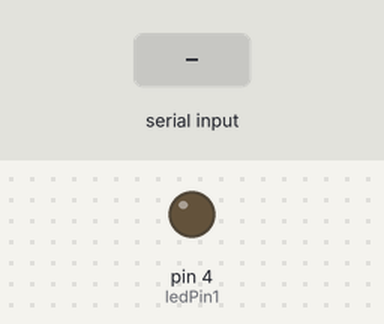
Recording of a sketch running on a simulated Arduino Uno, built with avr-gcc and run on an emulated ATmega328P. Shown: output pins drawn as LEDs (lit = HIGH). Inputs (shaded band) come from the test bench. What the sketch prints to the serial monitor is not drawn.

Above: at 1.2 s.
1.3 s: "1" received over the second serial link
Timing chart, 0 to 4.3 s (numbered marks = the images above; inputs shaded):
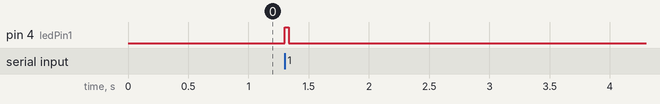

The sketch:

3_receiver_SoftwareSerial.ino
```cpp
#include <SoftwareSerial.h>

SoftwareSerial mySerial(2, 3); //RX, TX

const int ledPin1 = 4;

void setup()
{
  pinMode(ledPin1, OUTPUT);
  Serial.begin(9600);
  mySerial.begin(9600);
}

void loop()
{
  // Receive Data
  if (mySerial.available() > 0)
  {
    char receivedChar = mySerial.read();

    if (receivedChar == '1')
    {
      digitalWrite(ledPin1, HIGH);
      Serial.println("Da Nhan Du lieu tu Arduino 1 !");
      mySerial.println("2 Recevived !");
    }
    delay(20);
    digitalWrite(ledPin1, LOW);
  }
}
```

Measured:
- after the input at 1.3 s, pin 4 (ledPin1): LOW → HIGH at once, → LOW 0.04 s later
